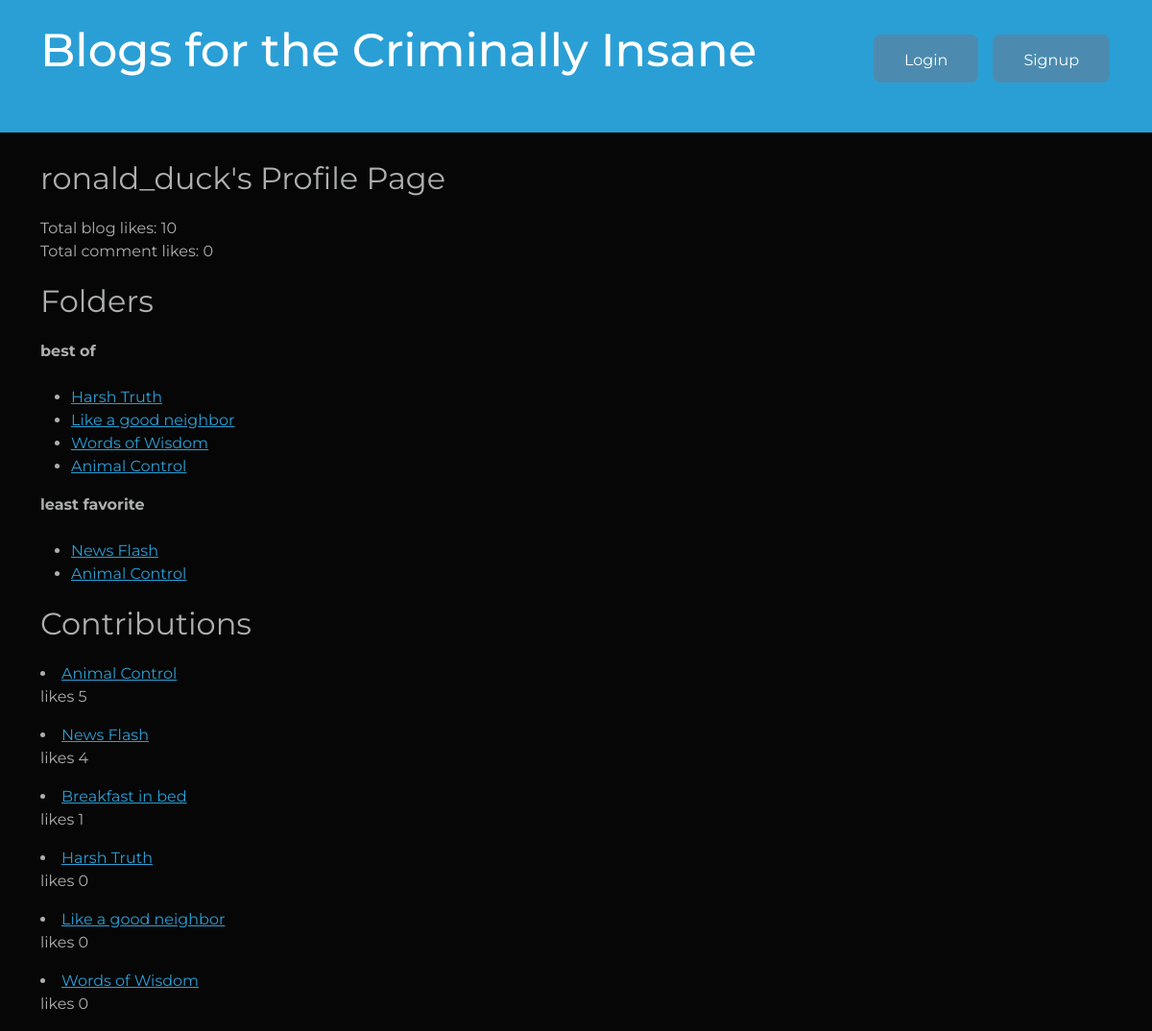
/3/ronald_duck/view_profile, run on the app's committed database.
### testing_grounds/models.py (models this page shows, shortened)
class Folder(models.Model):
    user = models.ForeignKey(User, on_delete=models.CASCADE)
    name = models.CharField(max_length=225)
    blogs = models.ManyToManyField(Blog, related_name='folders')

class Blog(models.Model):
    user = models.ForeignKey(User, on_delete=models.CASCADE, null=True)
    title = models.CharField(max_length=50, null=True, blank=True)
    text_content = models.TextField()
    pub_date = models.DateTimeField(default=timezone.now)
    updated = models.DateTimeField(default=timezone.now)
    likes = models.PositiveIntegerField(default=0)
    def __str__(self):
        return self.title

### testing_grounds/views.py (the view)
# urls.py: path('<int:id>/<str:username>/view_profile', views.view_profile, name="view_profile"),
def view_profile(request, id, username):
    user = get_object_or_404(User, id=id, username=username)
    blogs = Blog.objects.filter(user=user).order_by('-likes')
    comments = Comment.objects.filter(user=user)
    folders = Folder.objects.filter(user=user)
    folder_form = FolderForm()
    total_blog_likes = blogs.aggregate(total_likes=Sum('likes'))['total_likes'] or 0
    total_comment_likes = comments.aggregate(total_likes=Sum('likes'))['total_likes'] or 0
    context = {'user':user, 'folder_form':folder_form, 'folders':folders, 'blogs':blogs, "total_blog_likes":total_blog_likes, 'total_comment_likes':total_comment_likes}
    return render(request, 'testing_grounds/profile.html', context)

### testing_grounds/templates/testing_grounds/profile.html (shortened to what this page needs)
{% extends 'testing_grounds/header.html'%}
{% load crispy_forms_tags %}
{% load static %}
{% block content %}
<div class="container">
    {% if request.user != user %}
        <p class="fs-4">{{user.username}}'s Profile Page</p>
    {% endif %}
    <div class = "likes-counter" >
        <a>Total blog likes: </a>
        {{total_blog_likes}}
        <br>
        <a>Total comment likes: </a>
        {{total_comment_likes}}
    </div>
    <div class="folders mt-3">
        <p class="fs-4">Folders </p>
        {% for folder in folders %}
                <div class="d-flex gap-3">
                    <strong class="mr-3 folder_name" style="cursor:pointer;" data-folder-id="{{folder.id}}">{{folder.name}}</strong>
                </div>
                <br>
                <ul>
                    {% for blog in folder.blogs.all %}
                        <li><a href="{% url 'reader' blog.id %}">{{ blog }}</a></li>
                    {% endfor %}
                </ul>
        {% endfor %}
    </div>
    <div class="blog_archive">
        <p class="fs-4">Contributions</p>
            {% if blogs %}
                {% for blog in blogs%}
                    <li>
                        <a href="{% url 'reader' blog.id %}">{{blog}}</a>
                        <p>likes {{blog.likes}}</p>
                    </li>
                {% endfor %}
            {% else %}
                    <p>None</p>
            {% endif %}
    </div>
</div>
{%endblock%}

### data on the page
Folder: name "best of"
Blog: title "Harsh Truth", likes "0"
Blog: title "Like a good neighbor", likes "0"
Blog: title "Words of Wisdom", likes "0"
Blog: title "Animal Control", likes "5"
Folder: name "least favorite"
Blog: title "News Flash", likes "4"
Blog: title "Breakfast in bed", likes "1"

### other printed values
{{ user.username }} "ronald_duck"
{{ total_blog_likes }} "10"
{{ total_comment_likes }} "0"
